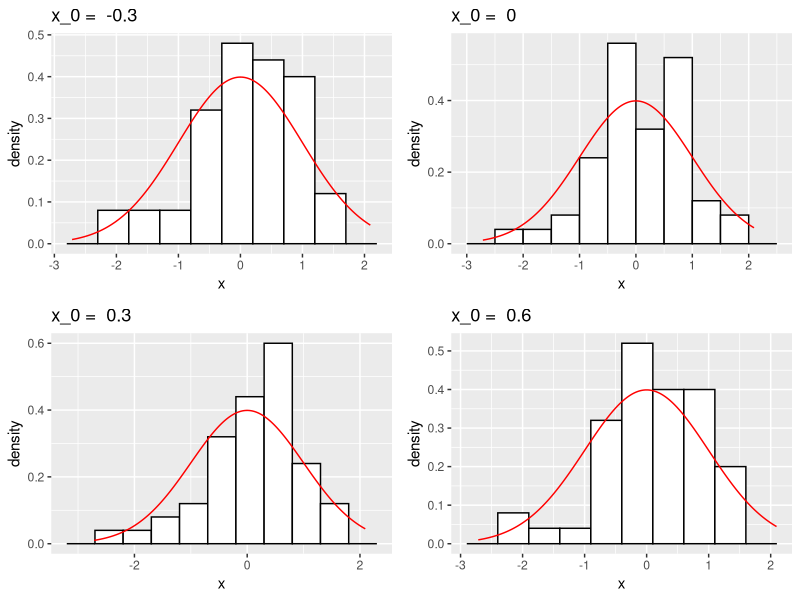
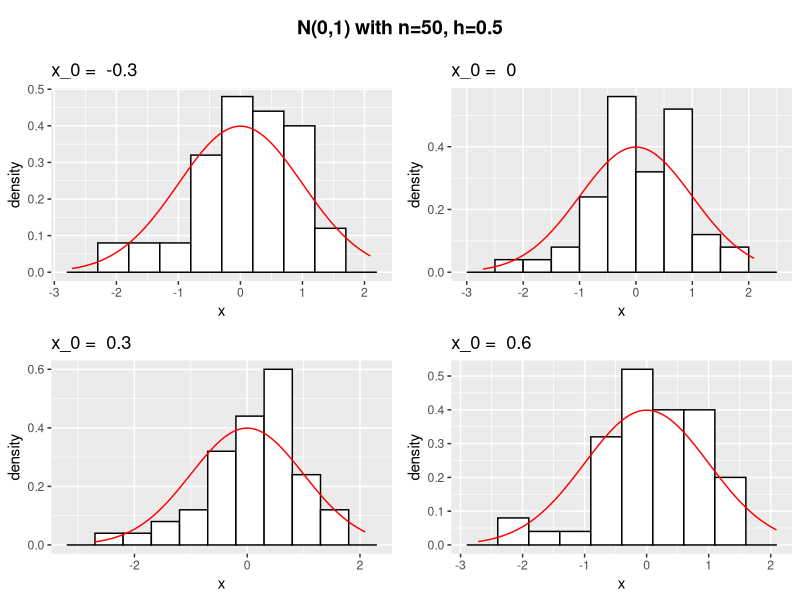
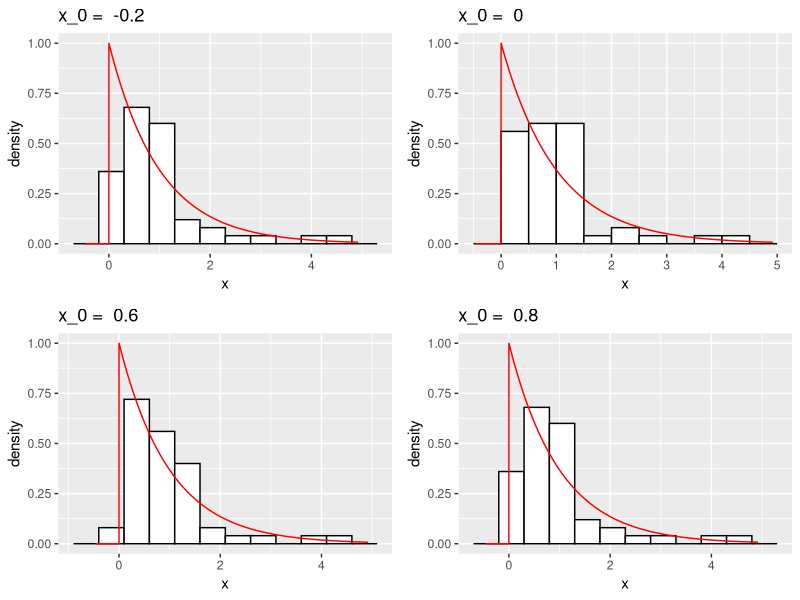
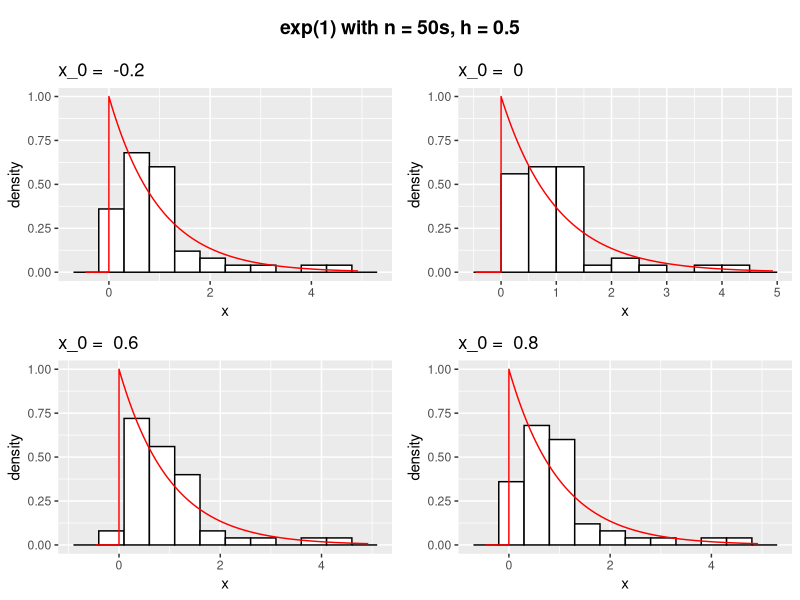
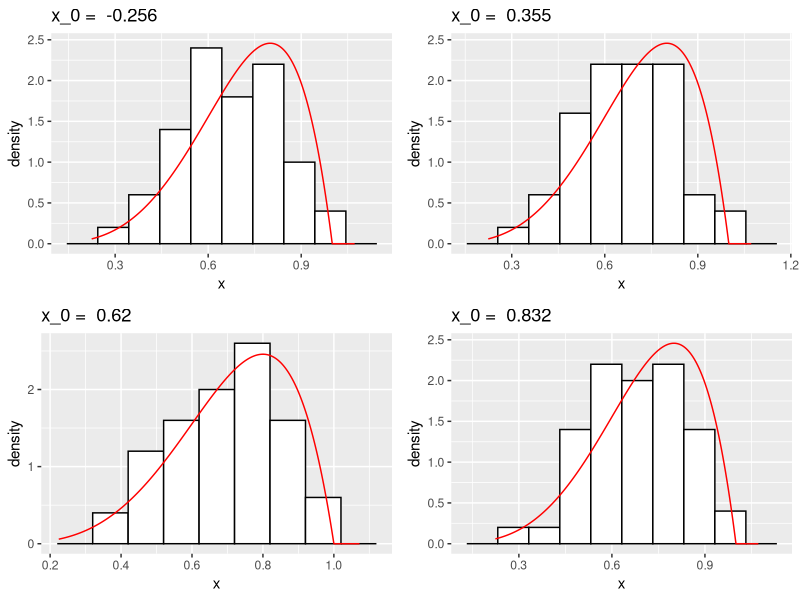
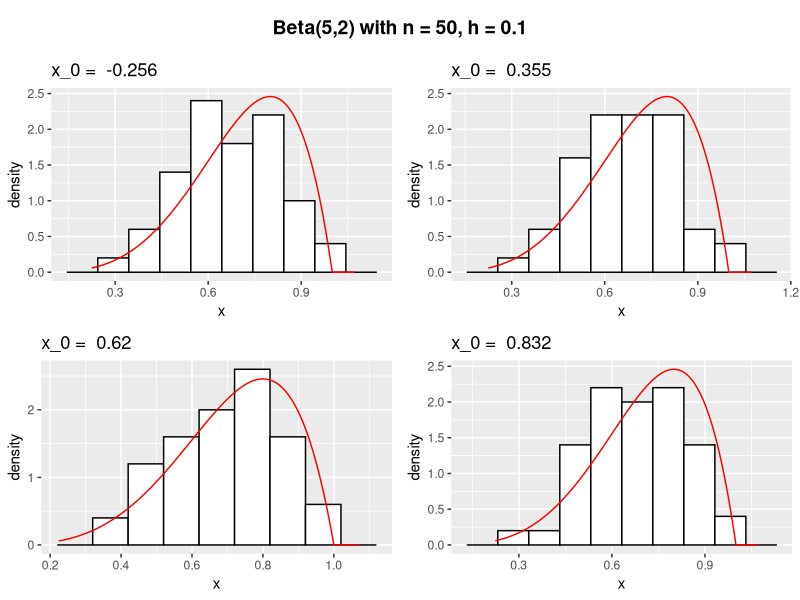
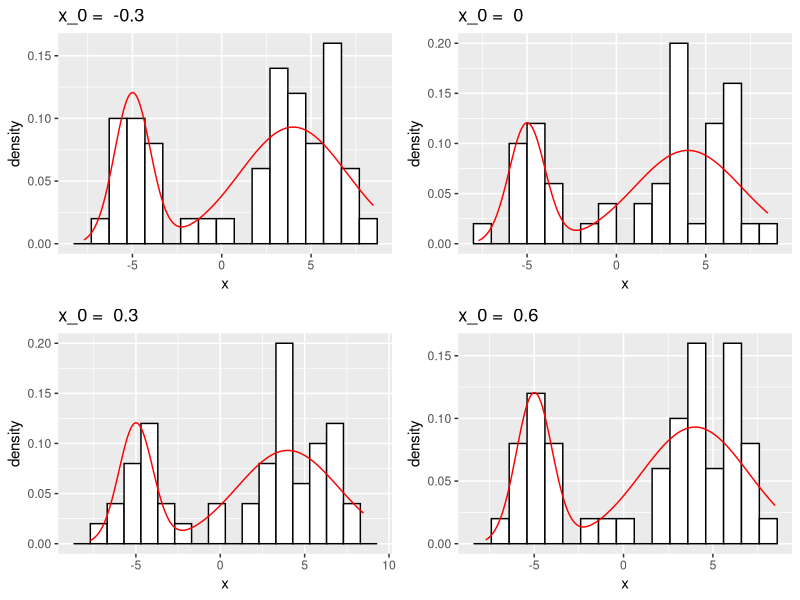
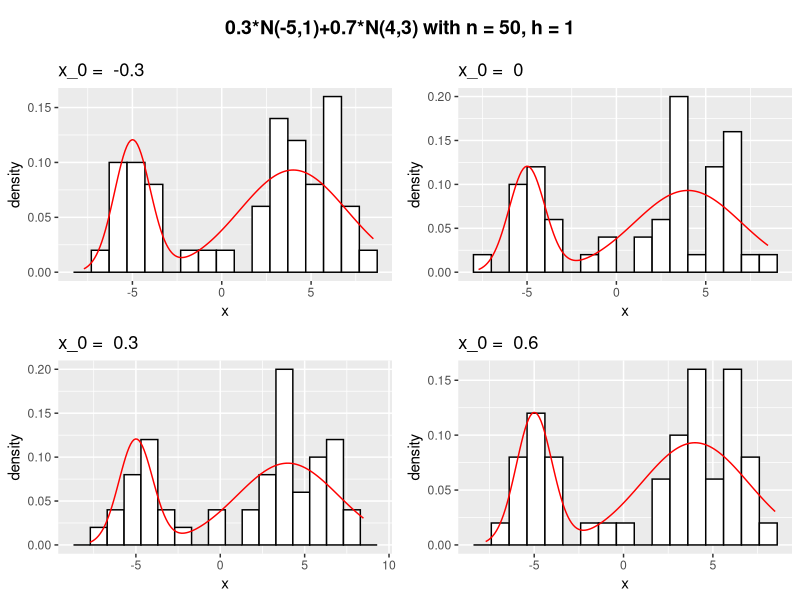

Write the R code that produced these figures, in order.
## ---- chunk 1
rm(list = ls())

library(ggplot2)
library(gridExtra)
library(cowplot)

hist1 <- function(n, x0, h, rpdf, dens, alpha)      #if the simulating distribution has single argument
{
  set.seed(seed = 1)
  x <- rpdf(n, alpha)
  s<- seq(min(x)-h,max(x)+h,0.001)
  ds <- dens(s,alpha)
  fig <- ggplot() + geom_histogram(data = data.frame(x), aes(x = x, y = after_stat(density)),center=x0-h/2, binwidth=h, color="black", fill="white")  + 
    geom_line(data = data.frame(s, ds), aes(x = s, y = ds), color="red")
  return (fig)
}

hist2 <- function(n, x0, h, rpdf, dens, alpha, beta)      #if the simulating distribution has two arguments
{
  set.seed(seed = 1)
  x <- rpdf(n, alpha, beta)
  s <- seq(min(x)-h,max(x)+h,0.001)
  ds <- dens(s,alpha,beta)
  
  fig <- ggplot() + geom_histogram(data = data.frame(x), aes(x = x, y = after_stat(density)),center=x0-h/2, binwidth=h, color="black", fill="white")  + 
    geom_line(data = data.frame(s, ds), aes(x = s, y = ds), color="red")
  return (fig)
}


hist_comp_origin1 <- function(n, origin, h, rpdf, dens, alpha)
{
  plots <- list()
  for(i in (1:length(origin)))
  {
    plots[[i]] <- hist1(n, origin[i], h, rpdf, dens, alpha)+labs(title = paste("x_0 = ", origin[i]))
  }
  grid.arrange(grobs = plots, ncol = round(length(origin)/2))
}

hist_comp_origin2 <- function(n, origin, h, rpdf, dens, alpha, beta)
{
  plots <- list()
  for(i in (1:length(origin)))
  {
    plots[[i]] <- hist2(n, origin[i], h, rpdf, dens, alpha, beta)+labs(title = paste("x_0 = ", origin[i]))
  }
  grid.arrange(grobs = plots, ncol = round(length(origin)/2))
}
## ---- chunk 2
norm_origin <- hist_comp_origin2(50, c(-0.3,0,0.3,0.6), 0.5, rnorm, dnorm, 0, 1)
title <- ggdraw() + draw_label("N(0,1) with n=50, h=0.5",fontface = 'bold')
plot_grid(title, norm_origin,ncol = 1,rel_heights = c(0.1, 1))

## ---- chunk 3
exp_origin <- hist_comp_origin1(50, c(-0.2,0,0.6,0.8), 0.5, rexp, dexp, 1)
title <- ggdraw() + draw_label("exp(1) with n = 50s, h = 0.5",fontface = 'bold')
plot_grid(title, exp_origin,ncol = 1,rel_heights = c(0.1, 1))

## ---- chunk 4
beta_origin <- hist_comp_origin2(50, c(-0.256,0.355,0.62,0.832), 0.1, rbeta, dbeta, 5, 2)
title <- ggdraw() + draw_label("Beta(5,2) with n = 50, h = 0.1",fontface = 'bold')
plot_grid(title, beta_origin,ncol = 1,rel_heights = c(0.1, 1))
## ---- chunk 5
hist_mix_norms <- function(n,x0,h,m1,s1,m2,s2,p){
  set.seed(seed=1)
  y <- rnorm(n*p,m1,s1)
  z <- rnorm(n*(1-p),m2,s2)
  x <- c(y,z[z!=y])
  s<- seq(min(x)-0.5,max(x)+0.5,0.1)
  ds <- p*dnorm(s,m1,s1)+(1-p)*dnorm(s,m2,s2)
  ggplot() + geom_histogram(data = data.frame(x), aes(x = x, y = after_stat(density)),center=x0-h/2, binwidth=h, color="black", fill="white")  + 
    geom_line(data = data.frame(s, ds), aes(x = s, y = ds), color="red")
}

hist_comp_origin3 <- function(n, origin, h, m1,s1,m2,s2,p)
{
  plots <- list()
  for(i in (1:length(origin)))
  {
    plots[[i]] <- hist_mix_norms(n, origin[i], h, m1,s1,m2,s2,p)+labs(title = paste("x_0 = ", origin[i]))
  }
  grid.arrange(grobs = plots, ncol = round(length(origin)/2))
}

normmix_origin <- hist_comp_origin3(50,c(-0.3,0,0.3,0.6),1,-5,1,4,3,0.3)
title <- ggdraw() + draw_label("0.3*N(-5,1)+0.7*N(4,3) with n = 50, h = 1",fontface = 'bold')
plot_grid(title, normmix_origin,ncol = 1,rel_heights = c(0.1, 1))
## ---- chunk 6
geo_origin <- hist_comp_origin1(500,c(5,5.3,5.5,5.7),1, rgeom, dgeom,0.3)
title <- ggdraw() + draw_label("Geometric(0.3) with n = 500, h = 1",fontface = 'bold')
plot_grid(title, geo_origin,ncol = 1,rel_heights = c(0.1, 1))

## ---- chunk 7

hist_comp_width1 <- function(n, x0, width, rpdf, dens, alpha)
{
  plots <- list()
  for(i in (1:length(width)))
  {
    plots[[i]] <- hist1(n, x0, width[i], rpdf, dens, alpha)+labs(title = paste("h = ", width[i]))
  }
  grid.arrange(grobs = plots, ncol = round(length(width)/2))
}

hist_comp_width2 <- function(n, x0, width, rpdf, dens, alpha, beta)
{
  plots <- list()
  for(i in (1:length(width)))
  {
    plots[[i]] <- hist2(n, x0, width[i], rpdf, dens, alpha, beta)+labs(title = paste("h = ", width[i]))
  }
  grid.arrange(grobs = plots, ncol = round(length(width)/2))
}
## ---- chunk 8
norm_width <- hist_comp_width2(500, 0, c(0.3,0.5,0.7,1), rnorm, dnorm, 0, 1)
title <- ggdraw() + draw_label("N(0,1) with n = 500, x_0 = 0",fontface = 'bold')
plot_grid(title, norm_width,ncol = 1,rel_heights = c(0.1, 1))

## ---- chunk 9
exp_width <- hist_comp_width1(100, 0, c(0.3,0.5,0.7,1), rexp, dexp, 1)
title <- ggdraw() + draw_label("exp(1) with n = 100, x_0 = 0",fontface = 'bold')
plot_grid(title, exp_width,ncol = 1,rel_heights = c(0.1, 1))
## ---- chunk 10
beta_width <- hist_comp_width2(500, 0, c(0.2,0.1,0.05,0.03), rbeta, dbeta, 5, 2)
title <- ggdraw() + draw_label("Beta(5,2) with n=500, x_0 = 0",fontface = 'bold')
plot_grid(title, beta_width,ncol = 1,rel_heights = c(0.1, 1))
## ---- chunk 11

hist_comp_width3 <- function(n, x0, width, m1,s1,m2,s2,p)
{
  plots <- list()
  for(i in (1:length(width)))
  {
    plots[[i]] <- hist_mix_norms(n, x0, width[i], m1,s1,m2,s2,p)+labs(title = paste("h = ", width[i]))
  }
  grid.arrange(grobs = plots, ncol = round(length(width)/2))
}

normmix_width <- hist_comp_width3(500,0,c(2,1,0.5,0.3),-5,1,4,3,0.3)
title <- ggdraw() + draw_label("0.3*N(-5,1)+0.7*N(4,3) with n=500, x_0 = 0",fontface = 'bold')
plot_grid(title, normmix_width,ncol = 1,rel_heights = c(0.1, 1))
## ---- chunk 12
geo_width <- hist_comp_width1(100,5.5,c(0.7,1,2,3), rgeom, dgeom,0.3)
title <- ggdraw() + draw_label("Geometric(0.3) with n = 100, x_0 = 5.5",fontface = 'bold')
plot_grid(title, geo_width,ncol = 1,rel_heights = c(0.1, 1))
## ---- chunk 13

hist_comp_size1 <- function(samp, x0, h, rpdf, dens, alpha)
{
  plots <- list()
  for(i in (1:length(samp)))
  {
    plots[[i]] <- hist1(samp[i], x0, h, rpdf, dens, alpha)+labs(title = paste("n = ", samp[i]))
  }
  grid.arrange(grobs = plots, ncol = round(length(samp)/2))
}

hist_comp_size2 <- function(samp, x0, h, rpdf, dens, alpha, beta)
{
  plots <- list()
  for(i in (1:length(samp)))
  {
    plots[[i]] <- hist2(samp[i], x0, h, rpdf, dens, alpha, beta)+labs(title = paste("n = ", samp[i]))
  }
  grid.arrange(grobs = plots, ncol = round(length(samp)/2))
}
## ---- chunk 14
norm_size <- hist_comp_size2(c(50,100,500,1000), 0, 0.5, rnorm, dnorm, 0, 1)
title <- ggdraw() + draw_label("N(0,1) with x_0 = 0, h = 0.5",fontface = 'bold')
plot_grid(title, norm_size,ncol = 1,rel_heights = c(0.1, 1))
## ---- chunk 15

exp_size <- hist_comp_size1(c(50,100,500,1000), 0, 0.2, rexp, dexp, 1)
title <- ggdraw() + draw_label("exp(1) with x_0 = 0, h = 0.2",fontface = 'bold')
plot_grid(title, exp_size,ncol = 1,rel_heights = c(0.1, 1))

## ---- chunk 16
beta_size <- hist_comp_size2(c(50,100,500,1000), 0, 0.06, rbeta, dbeta, 5, 2)
title <- ggdraw() + draw_label("Beta(5,2) with x_0 = 0, h = 0.06",fontface = 'bold')
plot_grid(title, beta_size,ncol = 1,rel_heights = c(0.1, 1))

## ---- chunk 17

hist_comp_size3 <- function(samp, x0, h, m1,s1,m2,s2,p)
{
  plots <- list()
  for(i in (1:length(samp)))
  {
    plots[[i]] <- hist_mix_norms(samp[i], x0, h, m1,s1,m2,s2,p)+labs(title = paste("n = ", samp[i]))
  }
  grid.arrange(grobs = plots, ncol = round(length(samp)/2))
}

normmix_size <- hist_comp_size3(c(50,100,500,1000),0,0.5,-5,1,4,3,0.3)
title <- ggdraw() + draw_label("0.3*N(-5,1)+0.7*N(4,3) with x_0 = 0, h = 0.5",fontface = 'bold')
plot_grid(title, normmix_size,ncol = 1,rel_heights = c(0.1, 1))
## ---- chunk 18

geo_size <- hist_comp_size1(c(100,200,500,1000), 5.5 ,1, rgeom, dgeom,0.3)
title <- ggdraw() + draw_label("Geometric(0.3) with x_0 = 5.5, h = 1",fontface = 'bold')
plot_grid(title, geo_size,ncol = 1,rel_heights = c(0.1, 1))


